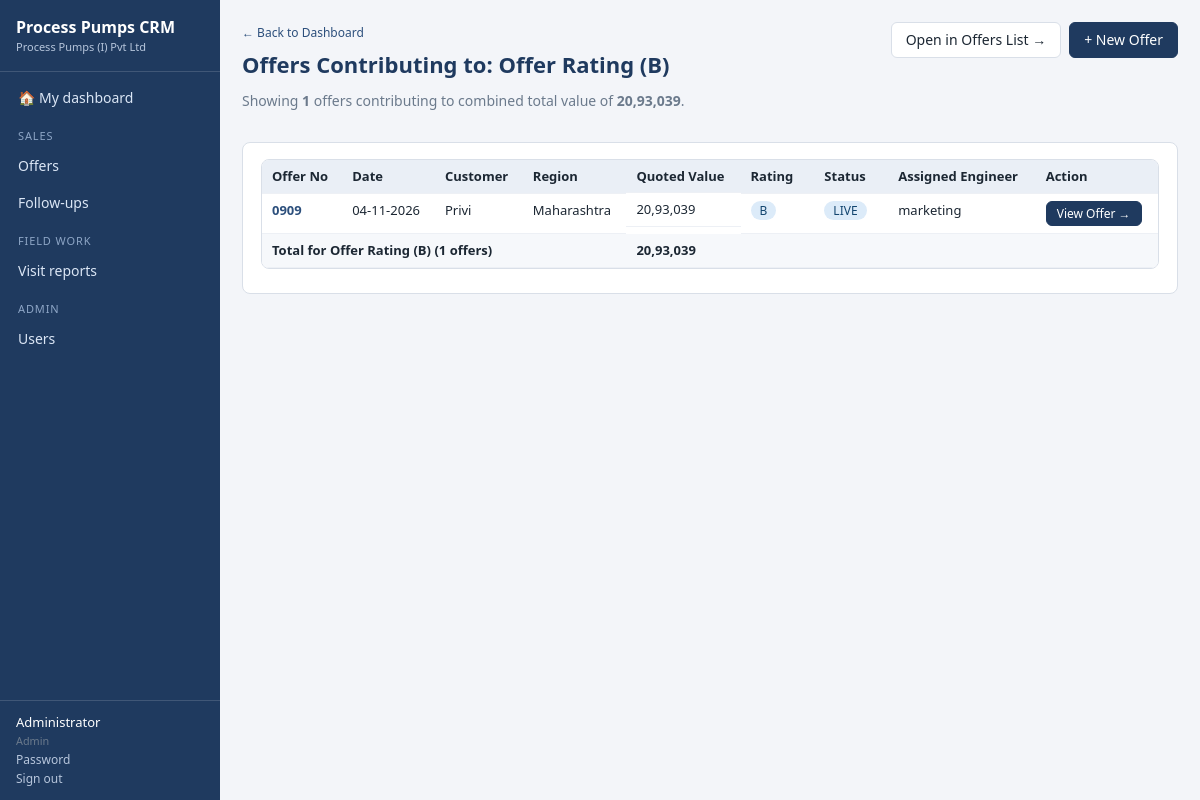
Page /analytics/offers?rating=B (signed in) on the earlier database version.
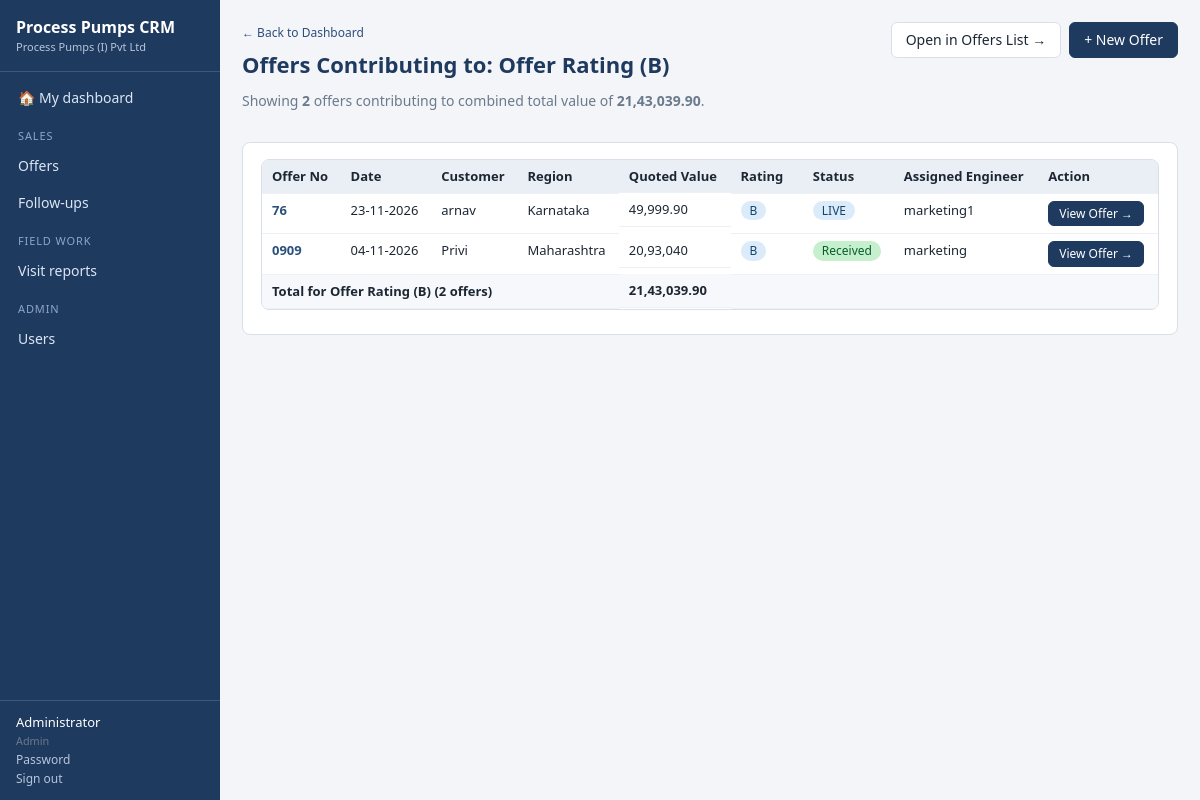
Same page on the later database version.
### tables this page shows
CREATE TABLE "offers" (id INTEGER PRIMARY KEY AUTOINCREMENT, "customer_id" INTEGER, "contact_id" INTEGER, "offer_no" TEXT, "base_no" TEXT, "revision" TEXT, "offer_date" TEXT, "region" TEXT, "enquiry_no" TEXT, "enquiry_date" TEXT, "enquiry_mode" TEXT, "item_type" TEXT, "moc" TEXT, "quantity" INTEGER, "quoted_value" REAL, "currency" TEXT, "offer_pdf" TEXT, "assigned_engineer_id" INTEGER, "rating" TEXT, "status" TEXT, "next_followup_date" TEXT, "is_latest" INTEGER, "created_at" TEXT, "created_by" INTEGER, "updated_at" TEXT, "updated_by" INTEGER);

CREATE TABLE "customers" (id INTEGER PRIMARY KEY AUTOINCREMENT, "name" TEXT, "address" TEXT, "region" TEXT, "created_at" TEXT, "created_by" INTEGER, "updated_at" TEXT, "updated_by" INTEGER);

CREATE TABLE "users" (id INTEGER PRIMARY KEY AUTOINCREMENT, "full_name" TEXT, "email" TEXT, "role" TEXT, "phone" TEXT, "regions" TEXT, "active" INTEGER, "password_hash" TEXT, "created_at" TEXT, "created_by" INTEGER, "updated_at" TEXT, "updated_by" INTEGER);

### app/core/dashboard.py (the view)
@bp.route("/analytics/offers")
def analytics_offers():
    if not g.user:
        return redirect(url_for("auth.login"))
    user = g.user
    rating = (request.args.get("rating") or "A").upper()
    if rating not in ("A", "B", "C", "D"):
        rating = "A"
    scope_sql = "o.is_latest = 1"
    params = []
    if R.is_marketing(user):
        scope_sql += " AND o.assigned_engineer_id = ?"
        params.append(user["id"])
    s = db.q1(
        f"SELECT COUNT(*) AS n, COALESCE(SUM(o.quoted_value), 0) AS v FROM offers o WHERE o.rating = ? AND {scope_sql}",
        [rating] + params
    )
    offers = db.q(
        f"""SELECT o.id, o.offer_no, o.offer_date, o.region, o.item_type, o.moc, o.quantity,
                   o.quoted_value, o.currency, o.rating, o.status,
                   c.name AS customer_name, u.full_name AS engineer_name
            FROM offers o
            LEFT JOIN customers c ON c.id = o.customer_id
            LEFT JOIN users u ON u.id = o.assigned_engineer_id
            WHERE o.rating = ? AND {scope_sql}
            ORDER BY o.offer_date DESC, o.id DESC""",
        [rating] + params
    )
    for o in offers:
        if o.get("status") in ("Open", "LIVE"):
            o["status"] = "LIVE"
    rating_data = {
        "rating": rating,
        "label": f"Offer Rating ({rating})",
        "count": s["n"],
        "total_value": s["v"],
        "total_value_fmt": fmt_money(s["v"]),
        "filter_arg": f"f_rating={rating}",
        "offers": offers,
    }
    return render_template(
        "analytics_offers.html",
        rating_data=rating_data,
        rating=rating,
    )

### app/core/auth.py (called while the page is built)
def csrf_token():
    if "_csrf" not in session:
        session["_csrf"] = secrets.token_hex(16)
    return session["_csrf"]

@bp.before_app_request
def load_user_and_guard():
    g.user = None
    uid = session.get("uid")
    if uid:
        u = db.q1("SELECT * FROM users WHERE id=? AND active=1", (uid,))
        if u:
            u.pop("password_hash", None)
            g.user = u
    if request.method == "POST":
        sent = request.form.get("_csrf") or request.headers.get("X-CSRF-Token")
        if not sent or sent != session.get("_csrf"):
            abort(400, "Security token missing or expired - please reload the page and try again.")
    if request.endpoint and request.endpoint not in PUBLIC_ENDPOINTS and g.user is None:
        return redirect(url_for("auth.login", next=request.full_path if request.method == "GET" else None))

### app/core/db.py (called while the page is built)
def connect(path):
    conn = sqlite3.connect(path, timeout=30)
    conn.row_factory = sqlite3.Row
    conn.execute("PRAGMA journal_mode=WAL")
    conn.execute("PRAGMA foreign_keys=OFF")
    return conn

def get_db():
    if "db" not in g:
        g.db = connect(current_app.config["DATABASE"])
    return g.db

### app/templates/analytics_offers.html (shortened to what this page needs)
{% extends 'base.html' %}
{% block content %}
<div class="page-head">
  <div>
    <a class="crumb" href="{{ url_for('dashboard.home') }}" style="display: inline-block; margin-bottom: 0.5rem;">&larr; Back to Dashboard</a>
    <h1>Offers Contributing to: {{ rating_data.label }}</h1>
    <p class="muted" style="margin-top: 0.25rem;">
      Showing <strong>{{ rating_data.count }}</strong> offers contributing to combined total value of <strong>{{ rating_data.total_value_fmt }}</strong>.
    </p>
  </div>
  <div class="actions">
    <a class="btn" href="{{ url_for('offers.index', f_rating=rating) }}">
      Open in Offers List &rarr;
    </a>
    <a class="btn primary" href="{{ url_for('offers.new') }}">+ New Offer</a>
  </div>
</div>
<div class="card" style="margin-top: 1rem;">
  <div class="table-wrap">
    <table class="grid">
      <thead>
        <tr>
          <th>Offer No</th>
          <th>Date</th>
          <th>Customer</th>
          <th>Region</th>
          <th class="num">Quoted Value</th>
          <th>Rating</th>
          <th>Status</th>
          <th>Assigned Engineer</th>
          <th>Action</th>
        </tr>
      </thead>
      <tbody>
        {% for o in rating_data.offers %}
        <tr>
          <td><a href="{{ url_for('offers.view', id=o.id) }}"><strong>{{ o.offer_no }}</strong></a></td>
          <td>{{ o.offer_date|date }}</td>
          <td>{{ o.customer_name }}</td>
          <td>{{ o.region }}</td>
          <td class="num">{{ o.quoted_value|money }}</td>
          <td><span class="badge b-open">{{ o.rating or '—' }}</span></td>
          <td><span class="badge b-{{ (o.status == 'Open' and 'live' or o.status)|slug }}">{{ 'LIVE' if o.status == 'Open' else o.status }}</span></td>
          <td>{{ o.engineer_name or 'Unassigned' }}</td>
          <td>
            <a class="btn small primary" href="{{ url_for('offers.view', id=o.id) }}">View Offer &rarr;</a>
          </td>
        </tr>
        {% else %}
        <tr>
          <td colspan="9" class="empty">No offers found contributing to {{ rating_data.label }}.</td>
        </tr>
        {% endfor %}
      </tbody>
      {% if rating_data.offers %}
      <tfoot>
        <tr>
          <td colspan="4"><strong>Total for {{ rating_data.label }} ({{ rating_data.count }} offers)</strong></td>
          <td class="num"><strong>{{ rating_data.total_value_fmt }}</strong></td>
          <td colspan="4"></td>
        </tr>
      </tfoot>
      {% endif %}
    </table>
  </div>
</div>
{% endblock %}

### app/templates/base.html (shortened to what this page needs)
<!doctype html>
<html lang="en"><head>
<link rel="stylesheet" href="{{ url_for('static', filename='css/app.css') }}">
</head><body>
{% if g.user %}
<aside class="side">
  <div class="brand">{{ app_title }}<small>{{ company }}</small></div>
  <nav>
    <a href="{{ url_for('dashboard.home') }}" class="{{ 'on' if request.endpoint == 'dashboard.home' }}">&#127968; My dashboard</a>
    {% for group, items in nav_groups %}
      <div class="grp">{{ group }}</div>
      {% for i in items %}<a href="{{ i.url }}" class="{{ 'on' if request.path.startswith(i.url) and i.url != '/' }}">{{ i.label }}</a>{% endfor %}
    {% endfor %}
  </nav>
  <div class="me">
    <div>{{ g.user.full_name }}<br><small>{{ ROLE_LABELS.get(g.user.role, g.user.role) }}</small></div>
    <a href="{{ url_for('auth.profile') }}">Password</a>
    <form method="post" action="{{ url_for('auth.logout') }}"><input type="hidden" name="_csrf" value="{{ csrf_token() }}"><button class="link">Sign out</button></form>
  </div>
</aside>
{% endif %}
<main class="{{ 'with-side' if g.user }}">
  {% block content %}{% endblock %}
</main>
</body></html>

Differences in the rows shown:
added offers: offer_no "76", offer_date "23-11-2026", customer_name "arnav", region "Karnataka", quoted_value "49,999.90", rating "B", status "LIVE", full_name "marketing1"
changed offers "Maharashtra": quoted_value "20,93,039" → "20,93,040"; status "LIVE" → "Received"
Other differences:
{{ rating_data.count }}: "1" → "2"
{{ rating_data.total_value_fmt }}: "20,93,039" → "21,43,039.90"
